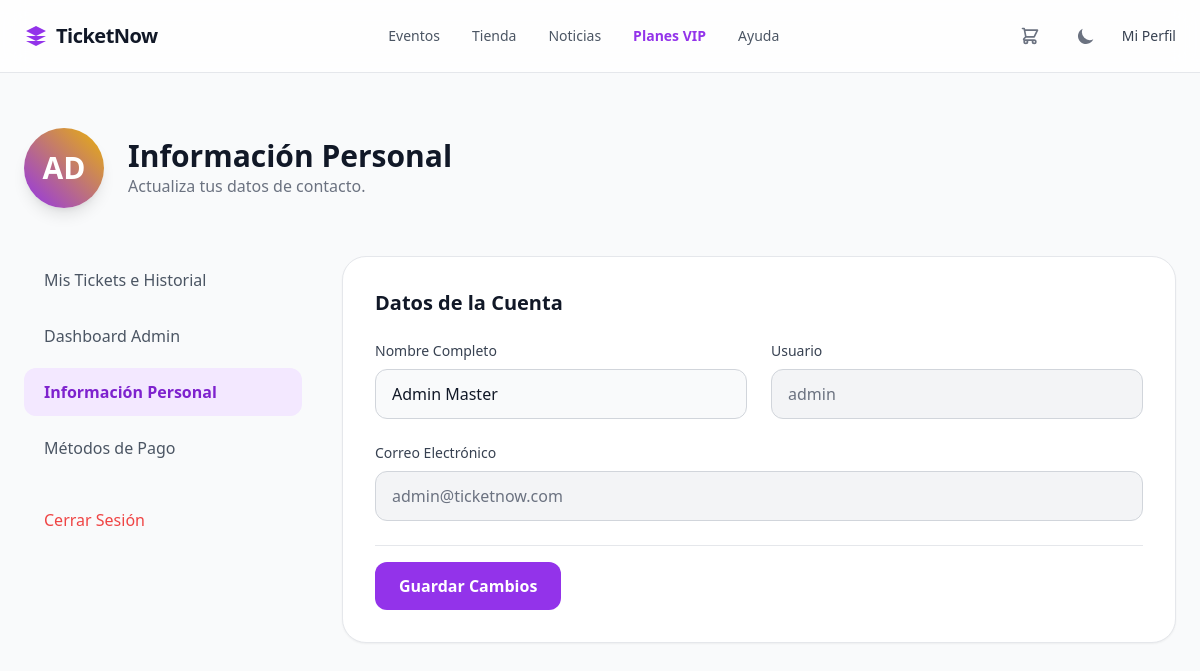
/perfil/info (signed in), run on the app's committed database.
### models.py (models this page shows)
class Usuario(db.Model):
    __tablename__ = 'Usuario'
    id = db.Column(db.Integer, primary_key=True, autoincrement=True)
    nombre = db.Column(db.String(255), nullable=False)
    username = db.Column(db.String(255), unique=True, nullable=False)
    email = db.Column(db.String(255), unique=True, nullable=False)
    password = db.Column(db.String(255), nullable=False)
    rol = db.Column(db.String(50), default='cliente')
    esVip = db.Column(db.Boolean, default=False)
    fechaRegistro = db.Column(db.DateTime, default=datetime.utcnow)
    suscripciones = db.relationship('Suscripcion', backref='usuario', lazy=True)
    carritoItems = db.relationship('CarritoItem', backref='usuario', lazy=True)
    pedidos = db.relationship('Pedido', backref='usuario', lazy=True)
    mensajesChat = db.relationship('MensajeChat', backref='usuario', lazy=True)
    solicitudesVip = db.relationship('SolicitudVip', backref='usuario', lazy=True)

### app.py (the view)
@app.route('/perfil/info')
def perfil_info():
    user = get_current_user()
    if not user: return redirect(url_for('auth'))
    return render_template('perfil_info.html', usuario=user)

### app.py (called while the page is built)
def get_current_user():
    if 'userId' in session:
        return Usuario.query.get(session['userId'])
    return None

### templates/perfil_info.html
{% extends 'base.html' %}
{% block content %}
<main class="pt-32 pb-20 min-h-screen bg-gray-50 dark:bg-[#0a0a0e] transition-colors duration-300">
    <div class="px-6 mx-auto max-w-7xl">
        <div class="flex items-center gap-6 mb-12">
            <div class="flex items-center justify-center w-20 h-20 text-3xl font-bold text-white rounded-full shadow-lg bg-gradient-to-tr from-purple-600 to-yellow-500">
                {{ usuario.nombre[:2] | upper }}
            </div>
            <div>
                <h1 class="text-3xl font-bold text-gray-900 dark:text-white">Información Personal</h1>
                <p class="text-gray-500 dark:text-gray-400">Actualiza tus datos de contacto.</p>
            </div>
        </div>
        <div class="flex flex-col gap-10 md:flex-row">
            <aside class="w-full md:w-1/4">
                <nav class="flex flex-col gap-2">
                    <a href="/perfil" class="px-5 py-3 font-medium text-gray-600 transition rounded-xl dark:text-gray-400 hover:bg-gray-200 dark:hover:bg-white/5">Mis Tickets e Historial</a>
                    {% if usuario.rol == 'admin' %}
                        <div class="flex flex-wrap gap-2">
                            <a href="/admin" class="px-5 py-3 font-medium text-gray-600 transition rounded-xl dark:text-gray-400 hover:bg-gray-200 dark:hover:bg-white/5">Dashboard Admin</a>
                        </div>
                    {% endif %}
                    <a href="/perfil/info" class="px-5 py-3 font-bold text-purple-700 transition bg-purple-100 rounded-xl dark:bg-purple-600/20 dark:text-purple-400">Información Personal</a>
                    <a href="/perfil/pagos" class="px-5 py-3 font-medium text-gray-600 transition rounded-xl dark:text-gray-400 hover:bg-gray-200 dark:hover:bg-white/5">Métodos de Pago</a>
                    <a href="/logout" class="px-5 py-3 mt-4 font-medium text-red-500 transition rounded-xl hover:bg-red-50 dark:hover:bg-red-500/10">Cerrar Sesión</a>
                </nav>
            </aside>
            <div class="w-full space-y-6 md:w-3/4">
                <div class="p-6 bg-white border border-gray-200 shadow-sm md:p-8 dark:bg-[#12121a] dark:border-white/5 rounded-3xl">
                    <h2 class="mb-6 text-xl font-bold text-gray-900 dark:text-white">Datos de la Cuenta</h2>
                    <form class="space-y-6">
                        <div class="grid grid-cols-1 gap-6 md:grid-cols-2">
                            <div>
                                <label class="block mb-2 text-sm font-medium text-gray-700 dark:text-gray-300">Nombre Completo</label>
                                <input type="text" value="{{ usuario.nombre }}" class="w-full px-4 py-3 text-gray-900 bg-gray-50 border border-gray-300 rounded-xl dark:bg-[#1a1a24] dark:border-white/10 dark:text-white focus:ring-2 focus:ring-purple-500 focus:outline-none">
                            </div>
                            <div>
                                <label class="block mb-2 text-sm font-medium text-gray-700 dark:text-gray-300">Usuario</label>
                                <input type="text" value="{{ usuario.username }}" disabled class="w-full px-4 py-3 text-gray-500 bg-gray-100 border border-gray-300 rounded-xl dark:bg-[#1a1a24] dark:border-white/10 dark:text-gray-400 cursor-not-allowed">
                            </div>
                        </div>
                        <div>
                            <label class="block mb-2 text-sm font-medium text-gray-700 dark:text-gray-300">Correo Electrónico</label>
                            <input type="email" value="{{ usuario.email }}" disabled class="w-full px-4 py-3 text-gray-500 bg-gray-100 border border-gray-300 rounded-xl dark:bg-[#1a1a24] dark:border-white/10 dark:text-gray-400 cursor-not-allowed">
                        </div>
                        <div class="pt-4 border-t border-gray-200 dark:border-white/10">
                            <button type="button" class="px-6 py-3 font-bold text-white transition bg-purple-600 rounded-xl hover:bg-purple-700">Guardar Cambios</button>
                        </div>
                    </form>
                </div>
            </div>
        </div>
    </div>
</main>
{% endblock %}

### templates/base.html (style rules this page uses)
html, body { margin: 0; width: 100%; height: 100%; }

### data on the page
Usuario: nombre "AD", nombre "Admin Master", username "admin", email "admin@ticketnow.com"
